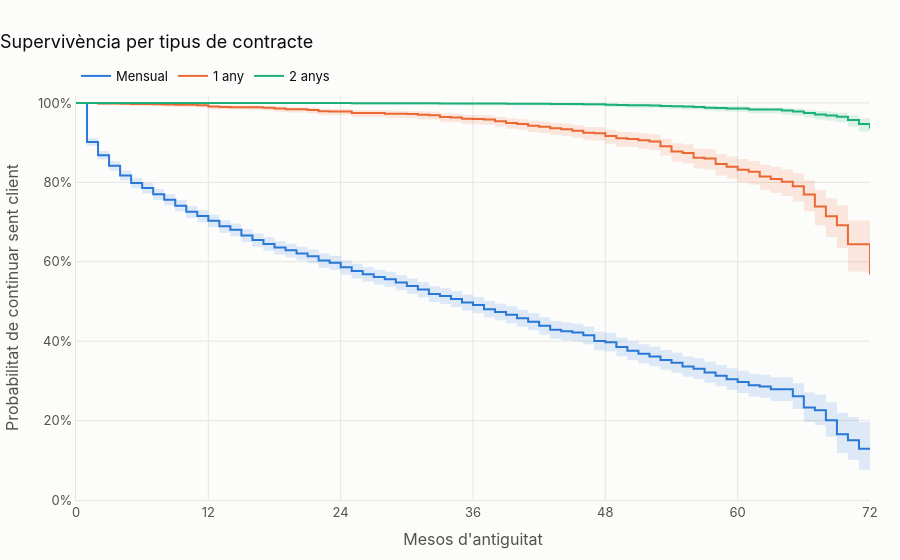

Here is the notebook cell this chart was saved with:
### Markdown cell above
## Tipus de contracte (la variable més discriminant)

### Code cell
km_contracte = ajustar_km(df, "Contract")
fig = fig_km(km_contracte, "Supervivència per tipus de contracte")
exportar(fig, "km_contracte"); fig.show()
print(logrank(df, "Contract"))
taula_medianes(km_contracte)

### Figure 1 — Plotly figure (JSON) as saved in the notebook; plotly's stock layout.template omitted (floating-point values rounded to 4 significant figures; data arrays with more than 128 entries replaced by an {"elided": "..."} marker saying what was removed)
{"data": [{"fill": "toself", "fillcolor": "rgba(42,120,214,0.15)", "hoverinfo": "skip", "line": {"width": 0}, "showlegend": false, "type": "scatter", "x": {"elided": "290 float values"}, "y": {"elided": "290 float values"}}, {"hovertemplate": "<b>Mensual</b><br>Mes %{x}<br>S(t) = %{y:.1%}<extra></extra>", "line": {"color": "#2a78d6", "shape": "hv", "width": 2}, "mode": "lines", "name": "Mensual", "type": "scatter", "x": [0.0, 1.0, 2.0, 3.0, 4.0, 5.0, 6.0, 7.0, 8.0, 9.0, 10.0, 11.0, 12.0, 13.0, 14.0, 15.0, 16.0, 17.0, 18.0, 19.0, 20.0, 21.0, 22.0, 23.0, 24.0, 25.0, 26.0, 27.0, 28.0, 29.0, 30.0, 31.0, 32.0, 33.0, 34.0, 35.0, 36.0, 37.0, 38.0, 39.0, 40.0, 41.0, 42.0, 43.0, 44.0, 45.0, 46.0, 47.0, 48.0, 49.0, 50.0, 51.0, 52.0, 53.0, 54.0, 55.0, 56.0, 57.0, 58.0, 59.0, 60.0, 61.0, 62.0, 63.0, 64.0, 65.0, 66.0, 67.0, 68.0, 69.0, 70.0, 71.0, 72.0], "y": [1.0, 0.9019, 0.8686, 0.8417, 0.8175, 0.7983, 0.7858, 0.7699, 0.7564, 0.7413, 0.7257, 0.7151, 0.7031, 0.6893, 0.6804, 0.666, 0.6548, 0.6449, 0.6357, 0.6288, 0.6208, 0.6139, 0.6031, 0.5973, 0.5859, 0.5767, 0.5688, 0.5617, 0.5561, 0.5475, 0.5386, 0.5301, 0.5187, 0.5135, 0.5061, 0.4977, 0.4911, 0.4807, 0.4737, 0.4666, 0.4576, 0.4492, 0.4386, 0.4286, 0.4248, 0.4219, 0.4147, 0.4006, 0.3973, 0.3856, 0.3758, 0.3681, 0.3615, 0.3528, 0.3454, 0.3359, 0.3307, 0.3213, 0.3131, 0.3043, 0.2972, 0.2889, 0.2858, 0.2791, 0.2791, 0.2611, 0.2327, 0.2261, 0.201, 0.1655, 0.1504, 0.129, 0.129]}, {"fill": "toself", "fillcolor": "rgba(235,104,52,0.15)", "hoverinfo": "skip", "line": {"width": 0}, "showlegend": false, "type": "scatter", "x": {"elided": "290 float values"}, "y": {"elided": "290 float values"}}, {"hovertemplate": "<b>1 any</b><br>Mes %{x}<br>S(t) = %{y:.1%}<extra></extra>", "line": {"color": "#eb6834", "shape": "hv", "width": 2}, "mode": "lines", "name": "1 any", "type": "scatter", "x": [0.0, 1.0, 2.0, 3.0, 4.0, 5.0, 6.0, 7.0, 8.0, 9.0, 10.0, 11.0, 12.0, 13.0, 14.0, 15.0, 16.0, 17.0, 18.0, 19.0, 20.0, 21.0, 22.0, 23.0, 24.0, 25.0, 26.0, 27.0, 28.0, 29.0, 30.0, 31.0, 32.0, 33.0, 34.0, 35.0, 36.0, 37.0, 38.0, 39.0, 40.0, 41.0, 42.0, 43.0, 44.0, 45.0, 46.0, 47.0, 48.0, 49.0, 50.0, 51.0, 52.0, 53.0, 54.0, 55.0, 56.0, 57.0, 58.0, 59.0, 60.0, 61.0, 62.0, 63.0, 64.0, 65.0, 66.0, 67.0, 68.0, 69.0, 70.0, 71.0, 72.0], "y": [1.0, 1.0, 0.9986, 0.9986, 0.9979, 0.9973, 0.9973, 0.9966, 0.9959, 0.9952, 0.9952, 0.9944, 0.9908, 0.9901, 0.9893, 0.9893, 0.9893, 0.9878, 0.9863, 0.9839, 0.9839, 0.9823, 0.9791, 0.9783, 0.9783, 0.9749, 0.9749, 0.9749, 0.9731, 0.9731, 0.9721, 0.9702, 0.9693, 0.9644, 0.9634, 0.9603, 0.9593, 0.9582, 0.9539, 0.9495, 0.9472, 0.9426, 0.9402, 0.9365, 0.934, 0.9302, 0.9249, 0.9235, 0.9165, 0.9108, 0.9093, 0.9061, 0.9028, 0.8906, 0.8777, 0.8739, 0.862, 0.8598, 0.8464, 0.8393, 0.8318, 0.8265, 0.8148, 0.8085, 0.8016, 0.79, 0.7691, 0.7392, 0.7145, 0.692, 0.6439, 0.6439, 0.5681]}, {"fill": "toself", "fillcolor": "rgba(27,175,122,0.15)", "hoverinfo": "skip", "line": {"width": 0}, "showlegend": false, "type": "scatter", "x": {"elided": "290 float values"}, "y": {"elided": "290 float values"}}, {"hovertemplate": "<b>2 anys</b><br>Mes %{x}<br>S(t) = %{y:.1%}<extra></extra>", "line": {"color": "#1baf7a", "shape": "hv", "width": 2}, "mode": "lines", "name": "2 anys", "type": "scatter", "x": [0.0, 1.0, 2.0, 3.0, 4.0, 5.0, 6.0, 7.0, 8.0, 9.0, 10.0, 11.0, 12.0, 13.0, 14.0, 15.0, 16.0, 17.0, 18.0, 19.0, 20.0, 21.0, 22.0, 23.0, 24.0, 25.0, 26.0, 27.0, 28.0, 29.0, 30.0, 31.0, 32.0, 33.0, 34.0, 35.0, 36.0, 37.0, 38.0, 39.0, 40.0, 41.0, 42.0, 43.0, 44.0, 45.0, 46.0, 47.0, 48.0, 49.0, 50.0, 51.0, 52.0, 53.0, 54.0, 55.0, 56.0, 57.0, 58.0, 59.0, 60.0, 61.0, 62.0, 63.0, 64.0, 65.0, 66.0, 67.0, 68.0, 69.0, 70.0, 71.0, 72.0], "y": [1.0, 1.0, 1.0, 1.0, 1.0, 1.0, 1.0, 1.0, 1.0, 1.0, 1.0, 1.0, 1.0, 1.0, 1.0, 1.0, 1.0, 1.0, 1.0, 1.0, 1.0, 1.0, 1.0, 1.0, 1.0, 0.9993, 0.9993, 0.9993, 0.9993, 0.9993, 0.9993, 0.9993, 0.9993, 0.9987, 0.9987, 0.9987, 0.9987, 0.9987, 0.9987, 0.998, 0.998, 0.998, 0.998, 0.9972, 0.9972, 0.9972, 0.9965, 0.9965, 0.9957, 0.9949, 0.9941, 0.9941, 0.9933, 0.9925, 0.9916, 0.9908, 0.9899, 0.9881, 0.9871, 0.9862, 0.9862, 0.9832, 0.9832, 0.9832, 0.981, 0.9786, 0.9749, 0.9711, 0.9683, 0.9652, 0.9567, 0.9468, 0.9357]}], "layout": {"font": {"color": "#52514e", "family": "Inter, Segoe UI, sans-serif", "size": 13}, "hoverlabel": {"bgcolor": "white", "font": {"color": "#0b0b0b"}}, "hovermode": "x unified", "legend": {"font": {"color": "#0b0b0b"}, "orientation": "h", "x": 0, "xanchor": "left", "y": 1.01, "yanchor": "bottom"}, "margin": {"b": 60, "l": 60, "r": 30, "t": 95}, "paper_bgcolor": "#fcfcfb", "plot_bgcolor": "#fcfcfb", "separators": ",.", "title": {"font": {"color": "#0b0b0b", "size": 18}, "text": "Supervivència per tipus de contracte", "x": 0, "xanchor": "left"}, "xaxis": {"dtick": 12, "gridcolor": "#e6e5e0", "linecolor": "#e6e5e0", "range": [0, 72], "title": {"font": {"color": "#52514e"}, "text": "Mesos d'antiguitat"}, "zeroline": false}, "yaxis": {"gridcolor": "#e6e5e0", "linecolor": "#e6e5e0", "range": [0, 1.02], "tickformat": ".0%", "title": {"font": {"color": "#52514e"}, "text": "Probabilitat de continuar sent client"}, "zeroline": false}}}
